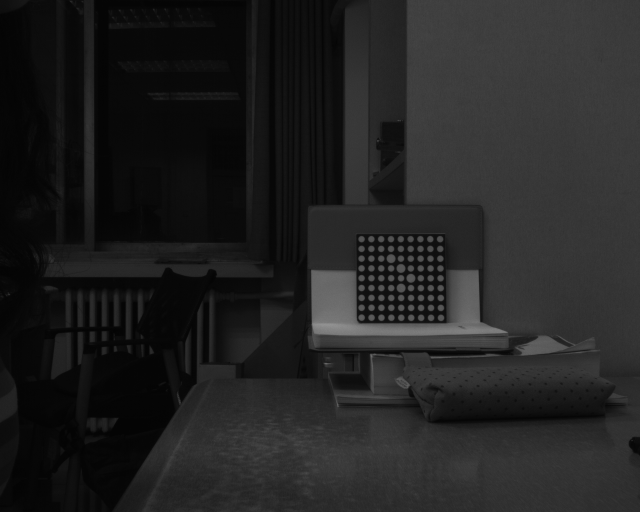
//> input picture checkCirclePresicion/checkCirclePresicion/checkImages/test_l3.bmp, 1280 x 1024 px (shown at 1/2 size)
$ ./check_circle_presicion   (built with g++ and OpenCV 4)
//> lines starting //> are read from the running program, lines starting //| are printed output that depends on the picture
#include<iostream>
#include<vector>
#include<string>
#include<fstream>
#include <opencv2/opencv.hpp>

#include"SharedHead.h"
#include"TEllipse.h"
#include"TEllipseCollection.h"


using namespace std;
using namespace cv;

const int width = 1280;
const int height = 1024;
Size imageSize(width, height);
Mat colorImage;

void rectify(const Mat& imgL, const Mat& imgR, Mat& rectifyL, Mat& rectifyR, Mat& Q)
{
	FileStorage fCali("stereo_CaliResult.xml", FileStorage::READ);
	Mat M1, D1, M2, D2, R, T;
	fCali["M1"] >> M1;
	fCali["D1"] >> D1;
	fCali["M2"] >> M2;
	fCali["D2"] >> D2;
	fCali["R"] >> R;
	fCali["T"] >> T;
	fCali.release();

	Mat P1, P2, R1, R2;
	stereoRectify(M1, D1, M2, D2, imageSize, R, T, R1, R2, P1, P2, Q);  //Q是输出参数
	Mat map11, map12, map21, map22;
	initUndistortRectifyMap(M1, D1, R1, P1, imageSize, CV_32FC1, map11, map12);
	initUndistortRectifyMap(M2, D2, R2, P2, imageSize, CV_32FC1, map21, map22);
	remap(imgL, rectifyL, map11, map12, INTER_LINEAR);
	remap(imgR, rectifyR, map21, map22, INTER_LINEAR);

	//for test检验校正结果
	/*Mat part;
	Mat pair(height, width * 2, CV_8UC3, Scalar::all(0));

	part = pair.colRange(0, width);
	cvtColor(rectifyL, part, CV_GRAY2BGR);
	part = pair.colRange(width, width * 2);
	cvtColor(rectifyR, part, CV_GRAY2BGR);

	for (int i = 0; i < height; i += 64)
	{
	line(pair, Point(0, i), Point(width * 2, i), Scalar(0, 0, 255));
	}
	imshow("stereoRectify", pair);
	waitKey(0);*/
}

// [925 lines left out: functions convertParam, getTarget, Find_counter2, Find_Topology, sortcoordinate, not called in this run]


int main()
{
	Mat imgl = imread("checkImages\\test_l3.bmp", IMREAD_GRAYSCALE);
//> imgl is the input picture: 1024 rows x 1280 cols, CV_8UC1; min 3, max 149, mean 34
	Mat imgr = imread("checkImages\\test_r3.bmp", IMREAD_GRAYSCALE);
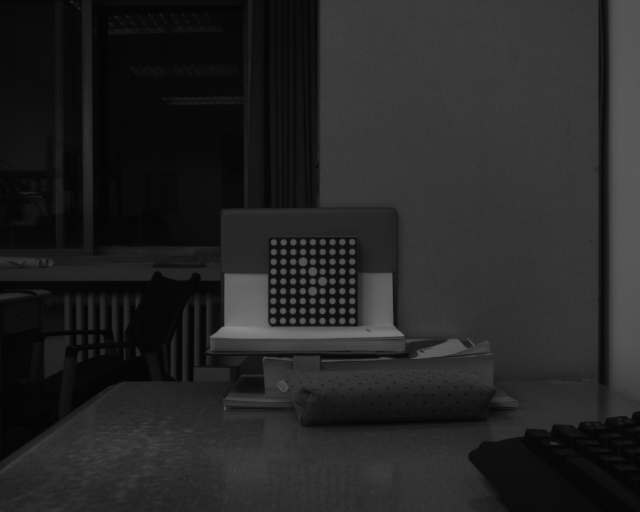
//> input picture checkCirclePresicion/checkCirclePresicion/checkImages/test_r3.bmp, 1280 x 1024 px (shown at 1/2 size)
//> imgr is the input picture: 1024 rows x 1280 cols, CV_8UC1; min 3, max 141, mean 36.5
	Mat model = imread("checkImages\\model.bmp", IMREAD_GRAYSCALE);
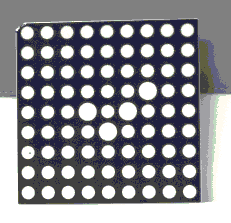
//> input picture checkCirclePresicion/checkCirclePresicion/checkImages/model.bmp, 231 x 223 px
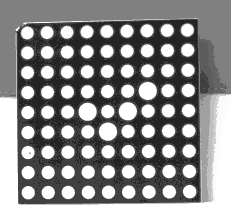
//> model: 223 rows x 231 cols, CV_8UC1; min 36, max 255, mean 144.8
	Mat rectifyl, rectifyr, Q;
//> (the run ends here: the program stops with an error, at `stereoRectify(M1, D1, M2, D2, imageSize, R, T, R1, R2, P1, P2, Q);`)
